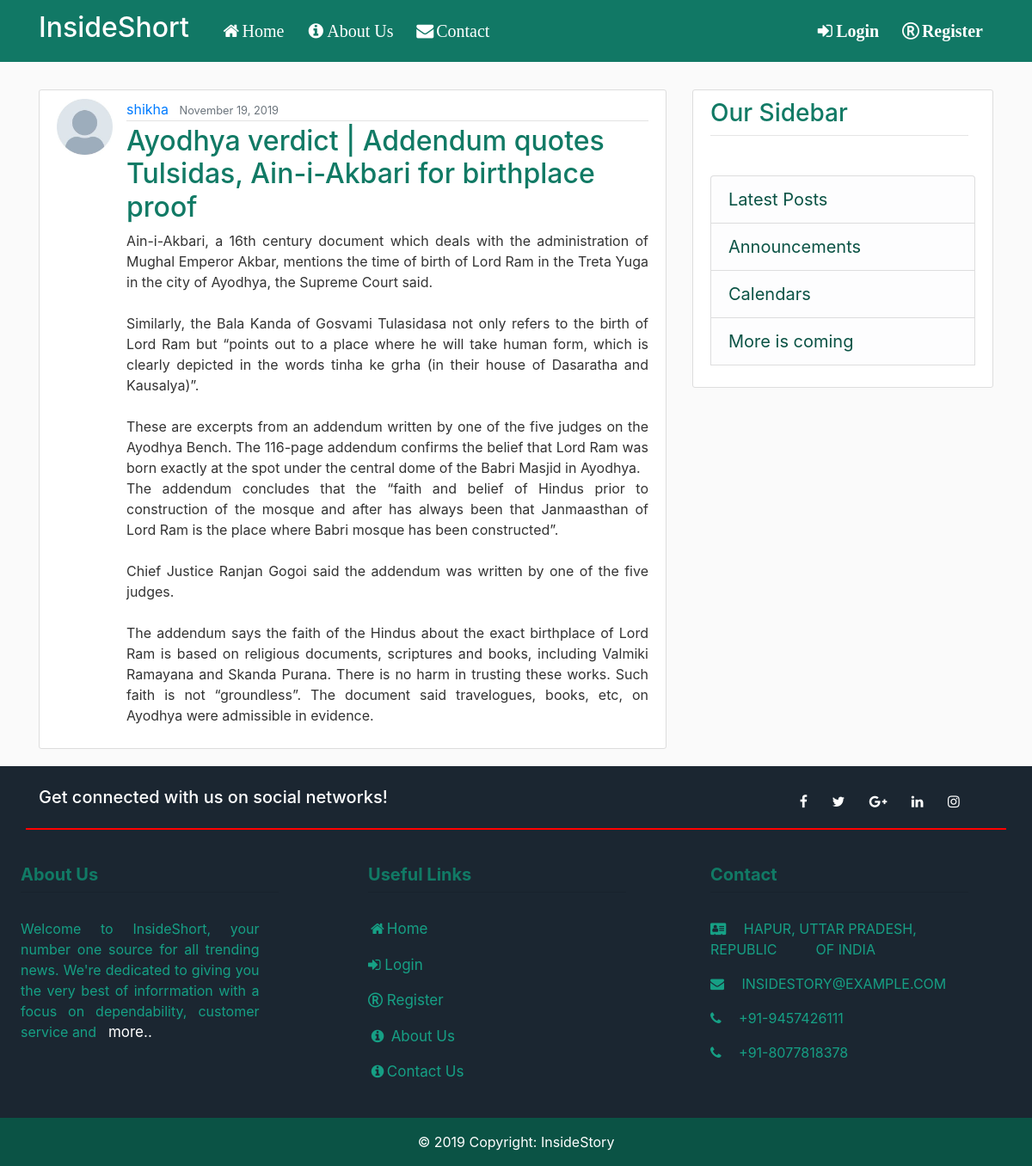
Page /post/48/ on the committed database.
### blog/models.py (models this page shows, shortened)
class Post(models.Model):
	title = models.CharField(max_length=100)
	content = models.TextField()
	date_posted =models.DateTimeField(default=timezone.now)
	author = models.ForeignKey(User, on_delete=models.CASCADE)

### users/models.py (models this page shows, shortened)
class Profile(models.Model):
	user = models.OneToOneField(User, on_delete=models.CASCADE)
	image = models.ImageField(default='default.jpg', upload_to='Profile_pics')

### blog/views.py (the view)
# urls.py: path('post/<int:pk>/', PostDetailView.as_view(), name='post-detail'),
class PostDetailView(DetailView):
	model = Post

### blog/templates/blog/post_detail.html (shortened to what this page needs)
{% extends "blog/base.html" %}
{% block content %}
	<article class="media content-section">
	  <img class="rounded circle article-img" src="{{ object.author.profile.image.url }}">
	  <div class="media-body">
	    <div class="article-metadata">
	      <a class="mr-2" href="{% url 'user-posts' object.author.username %}">{{ object.author }}</a>
	      <small class="text-muted">{{ object.date_posted|date:"F d, Y " }}</small>
	    </div>
	    <h2 class="article-title"> {{ object.title }} </h2>
	    <p class="article-content"> {{ object.content }}</p>
	  </div>
	</article>
{% endblock content %}

### blog/static/blog/main.css (style rules this page uses)
body { background: #fafafa; color: #333333; margin-top: 5rem; }
h1, h2, h3, h4, h5, h6 { color: #117A65; }
.content-section { background: #ffffff; padding: 10px 20px; border: 1px solid #dddddd; border-radius: 3px; margin-bottom: 20px; }
.article-title { color: #117A65; }
.article-content { white-space: pre-line; text-align: justify; }
.article-img { height: 65px; width: 65px; margin-right: 16px; }
.article-metadata { padding-bottom: 1px; margin-bottom: 4px; border-bottom: 1px solid #e3e3e3 }

### rows in the picture
Post: author.profile.image (placeholder picture), author "shikha", date_posted "November 19, 2019", title "Ayodhya verdict | Addendum quotes Tulsidas, Ain-i-Akbari for birthplace proof", content "Ain-i-Akbari, a 16th century document which deals with the administration of Mughal Emperor Akbar, mentions the time of birth of Lord Ram in the Treta Yuga in the city of Ayodhya, the Supreme Court said. Similarly, the Bala Kanda of Gosvami Tulasidasa not only refers to the birth of Lord Ram but “points out to a place where he will take human form, which is clearly depicted in the words tinha ke grha (in their house of Dasaratha and Kausalya)”. These are excerpts from an addendum written by one of the five judges on the Ayodhya Bench. The 116-page addendum confirms the belief that Lord Ram was born exactly at the spot under the central dome of the Babri Masjid in Ayodhya. The addendum…"
